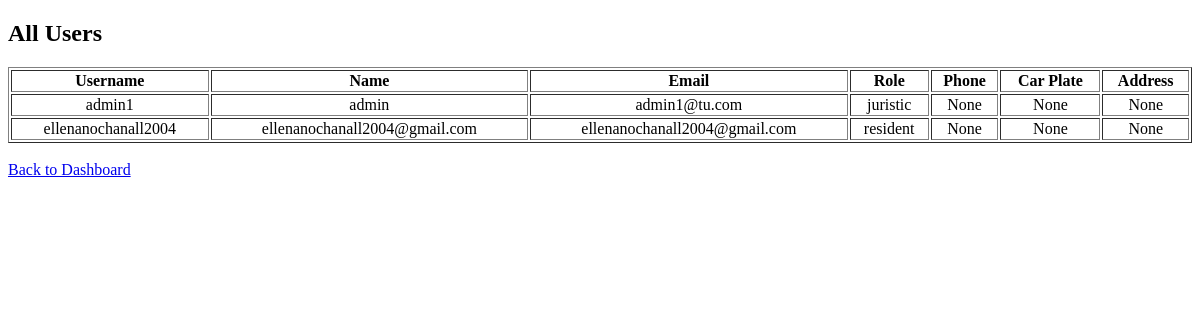
The app's page /users/ (signed in), older data.
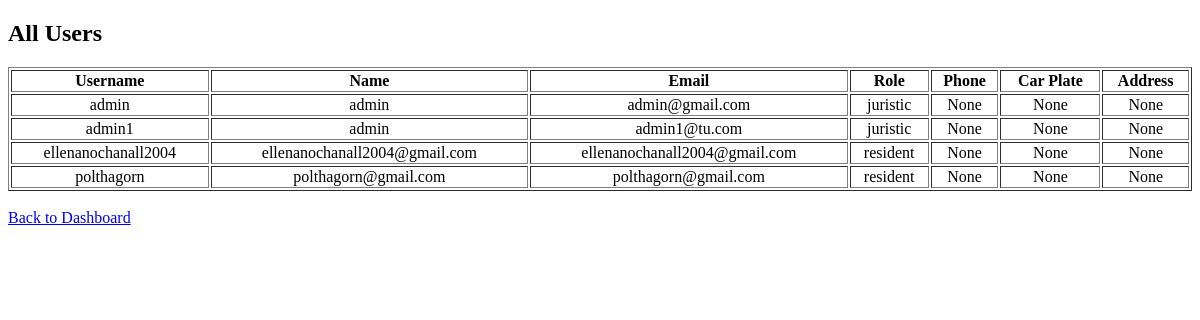
The same page, newer data.
### apps/accounts/models.py (models this page shows, shortened)
class CustomUser(AbstractUser):
    ROLE_CHOICES = (
        ("resident", "Resident"),
        ("juristic", "Juristic Person"),
        ("security", "Security Staff"),
    )
    name = models.CharField(max_length=255)
    email = models.EmailField(unique=True)
    role = models.CharField(max_length=20, choices=ROLE_CHOICES, default="resident")
    phone_number = models.CharField(max_length=15, blank=True, null=True)
    car_plate_num = models.CharField(max_length=20, blank=True, null=True)
    address = models.TextField(
        blank=True, null=True, help_text="Required for Residents"
    )
    USERNAME_FIELD = "username"
    REQUIRED_FIELDS = ["email", "name", "role"]

### apps/accounts/views.py (the view)
# urls.py: path("users/", views.user_list, name="user_list"),
@login_required
def user_list(request):
    if request.user.role != "juristic":
        return redirect("resident_home")
    users = CustomUser.objects.all().order_by("role", "username")
    context = {
        "users": users
    }
    return render(request, "accounts/user_list.html", context)

### templates/accounts/user_list.html (shortened to what this page needs)
<!DOCTYPE html>
<html>
<head>
</head>
<body>
<h2>All Users</h2>
<table border="1" style="width:100%; text-align:center;">
    <tr>
        <th>Username</th>
        <th>Name</th>
        <th>Email</th>
        <th>Role</th>
        <th>Phone</th>
        <th>Car Plate</th>
        <th>Address</th>
    </tr>
    {% for user in users %}
    <tr>
        <td>{{ user.username }}</td>
        <td>{{ user.name }}</td>
        <td>{{ user.email }}</td>
        <td>{{ user.role }}</td>
        <td>{{ user.phone_number }}</td>
        <td>{{ user.car_plate_num }}</td>
        <td>{{ user.address }}</td>
    </tr>
    {% empty %}
    <tr>
        <td colspan="7">No users found</td>
    </tr>
    {% endfor %}
</table>
<br>
<a href="{% url 'admin_dashboard' %}">Back to Dashboard</a>
</body>
</html>

Row changes from the older to the newer data that the page shows:
added CustomUser: username "admin", name "admin", email "admin@gmail.com", role "juristic", phone_number "None", car_plate_num "None", address "None"
added CustomUser: username "polthagorn", name "polthagorn@gmail.com", email "polthagorn@gmail.com", role "resident", phone_number "None", car_plate_num "None", address "None"
